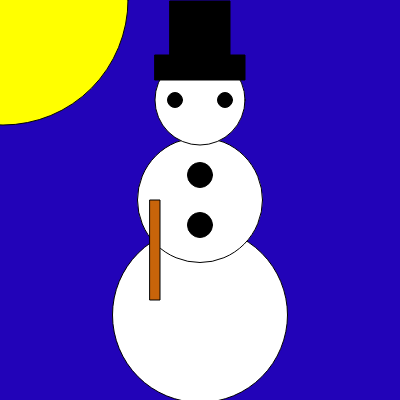
Frame 1 (no input)
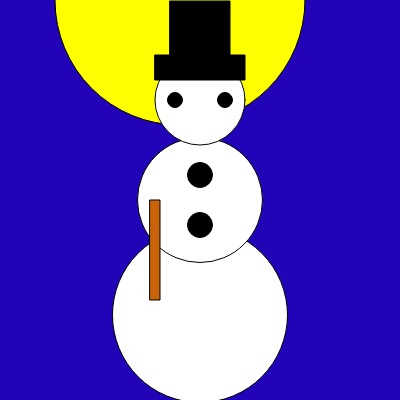
Frame 60 (no input)
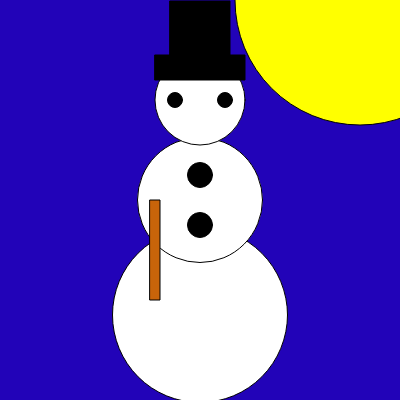
Frame 120 (the mouse pressed at the canvas centre since frame 60)

The p5.js sketch that drew these frames (run headless with seeded random() and noise() and a simulated clock; from frame 60 on, the mouse is pressed at the canvas centre):

// p5.js sketch
// ── sketch.js
var offset=0
function setup() {
  createCanvas(400, 400);
}
function draw() {
  background(34,3,184);
fill('yellow')
offset=offset+3
ellipse (0+offset,0,250)
if (offset>400){offset=3}
fill (255,255,255)
ellipse (200,315,175)
ellipse (200,200,125)
ellipse (200,100,90)
fill (0,0,0)
rect (170,1,60,75)
rect (155,55,90,25)
ellipse (175,100,15)
ellipse (225,100,15)
ellipse (200,225,25)
ellipse (200,175,25)
fill (200,100,10)
rect (150,200,10,100)














}
